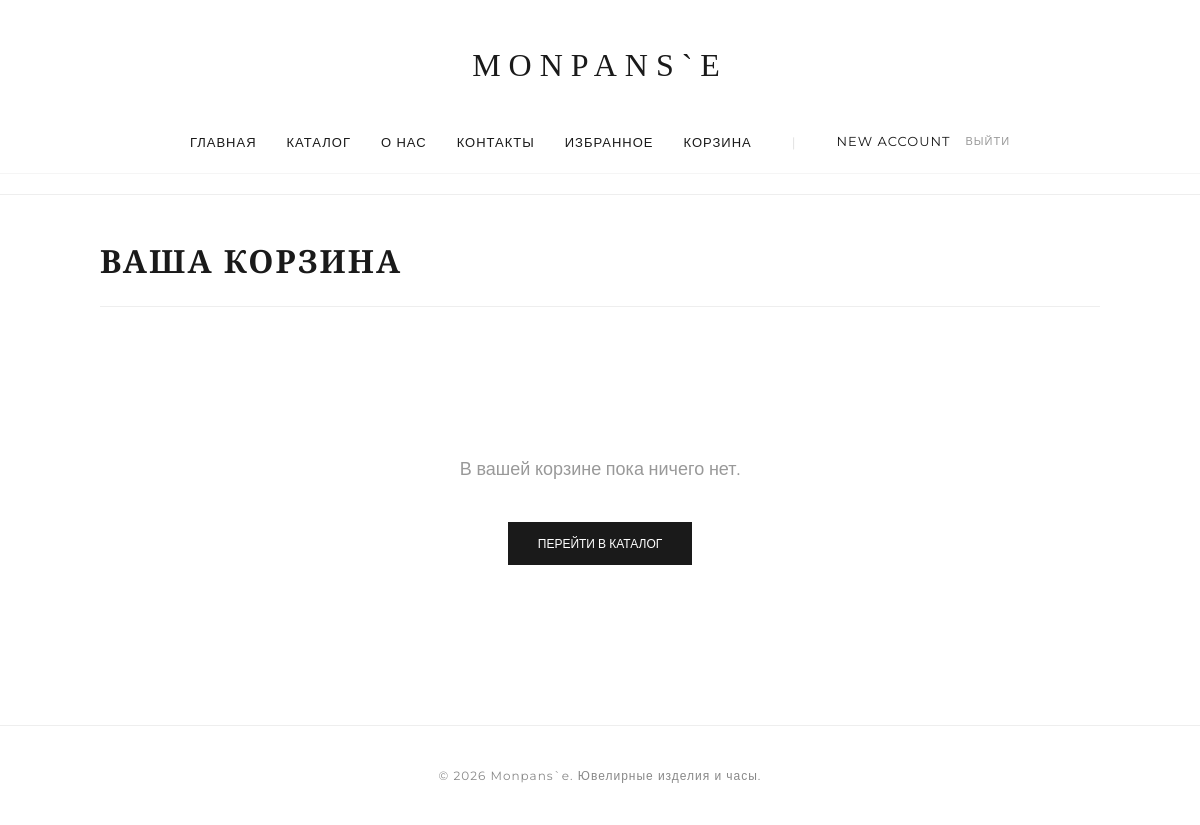
Page /cart/ (signed in) on the earlier database version.
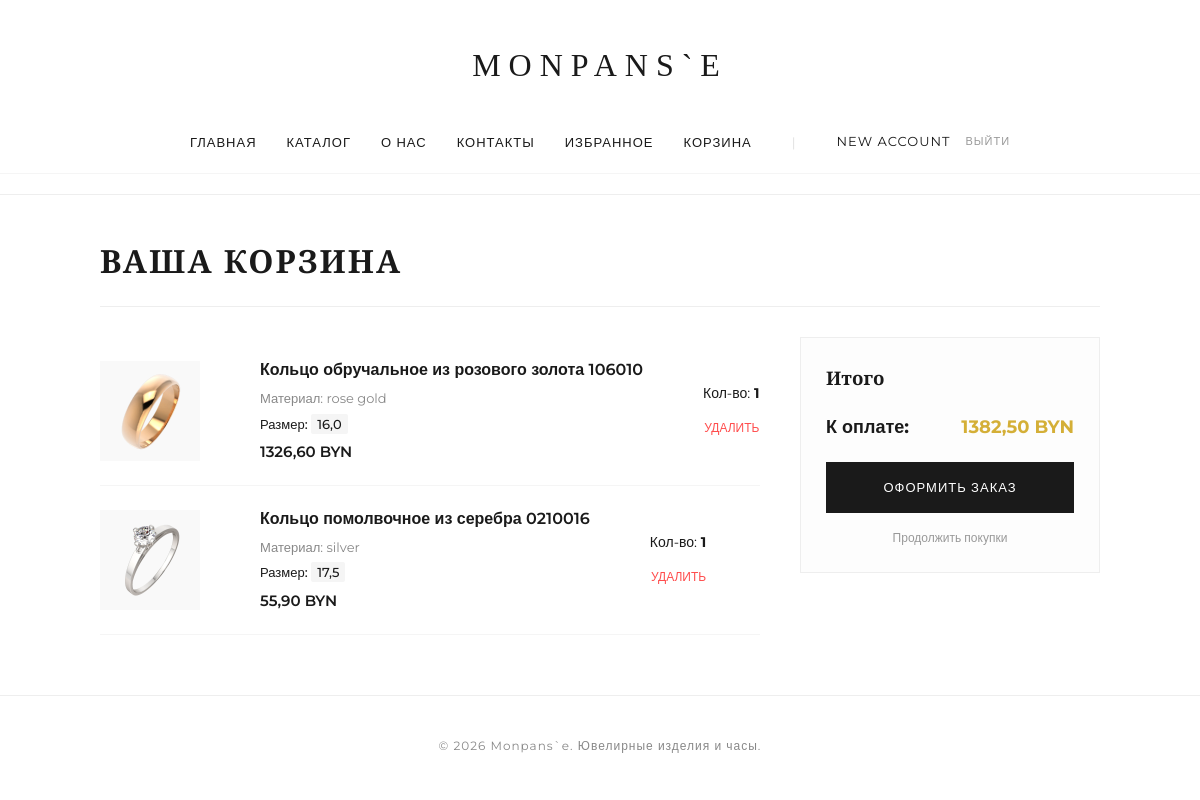
Same page on the later database version.
### shop/models.py (models this page shows, shortened)
class Profile(models.Model):
    user = models.OneToOneField(User, on_delete=models.CASCADE, related_name='profile', verbose_name="Профиль")
    phone = models.CharField(max_length=20, unique=True, null=True, blank=True, verbose_name="Номер телефона")
    full_name = models.CharField(max_length=255, blank=True, verbose_name="ФИО")
    address = models.TextField(blank=True, verbose_name="Адрес доставки по умолчанию")
    class Meta:
        verbose_name = "Профиль"
        verbose_name_plural = "Профили"

class Cart(models.Model):
    user = models.ForeignKey(User, on_delete=models.CASCADE, null=True, blank=True, related_name="carts", verbose_name="Корзина")
    session_key = models.CharField(max_length=40, null=True, blank=True, verbose_name="Ключ сессии")
    product = models.ForeignKey(Product, on_delete=models.CASCADE, verbose_name="Товар")
    variant = models.ForeignKey(ProductVariant, on_delete=models.SET_NULL, null=True, blank=True,verbose_name="Размер/Вариант")
    quantity = models.PositiveIntegerField(default=1, verbose_name="Количество")
    added_at = models.DateTimeField(auto_now_add=True)
    class Meta:
        verbose_name = "Корзина"
        verbose_name_plural = "Корзины"

class Product(models.Model):
    MATERIAL_CHOICES = [
        ('gold', 'Золото'),
        ('rose gold', 'Розовое золото'),
        ('white gold', 'Белое золото'),
        ('silver', 'Серебро'),
        ('platinum', 'Платина'),
    ]
    INSERT_CHOICES = [
        ('diamond', 'Бриллиант'),
        ('emerald', 'Изумруд'),
        ('pearl', 'Жемчуг'),
        ('none', 'Без вставки'),
    ]
    GENDER_CHOICES = [
        ('women', 'Женщинам'),
        ('men', 'Мужчинам'),
        ('unisex', 'Унисекс'),
    ]
    category = models.ForeignKey(Category, on_delete=models.CASCADE, related_name='products', verbose_name="Категория")
    title = models.CharField(max_length=255, verbose_name="Название изделия")
    description = models.TextField(verbose_name="Описание")
    base_price = models.DecimalField(max_digits=10, decimal_places=2, verbose_name="Базовая цена")
    material = models.CharField(max_length=30, choices=MATERIAL_CHOICES, blank=True, null=True, verbose_name="Материал")
    insertion = models.CharField(max_length=30, choices=INSERT_CHOICES, blank=True, null=True, verbose_name="Вставка")
    gender = models.CharField(max_length=10, choices=GENDER_CHOICES, default='women', verbose_name="Для кого")
    sample = models.IntegerField(verbose_name="Проба")
    image = models.ImageField(upload_to='products/', null=True, blank=True, verbose_name="Изображение")
    class Meta:
        verbose_name = "Изделие"
        verbose_name_plural = "Изделия"

class ProductVariant(models.Model):
    product = models.ForeignKey(Product, on_delete=models.CASCADE, related_name='variants', verbose_name="Изделие")
    size = models.DecimalField(max_digits=4, decimal_places=1, verbose_name="Размер", null=True)
    stock = models.PositiveIntegerField(default=0, verbose_name="Количество на складе")
    class Meta:
        verbose_name = "Вариант изделия"
        verbose_name_plural = "Варианты изделий (размеры)"

### shop/views.py (the view)
# urls.py: path('cart/', views.cart, name='cart'),
def cart(request):
    if request.user.is_authenticated:
        cart_items = Cart.objects.filter(user=request.user)
    else:
        session_id = request.session.session_key
        cart_items = Cart.objects.filter(session_key=session_id) if session_id else []
    total_price = sum(item.product.base_price * item.quantity for item in cart_items)
    return render(request, 'shop/cart.html', {
        'cart_items': cart_items,
        'total_price': total_price
    })

### shop/templates/shop/cart.html (shortened to what this page needs)
{% extends 'shop/base.html' %}
{% block content %}
<div style="max-width: 1000px; margin: 40px auto; padding: 0 20px;">
    <h1 style="font-family: 'Playfair Display', serif; font-size: 32px; margin-bottom: 30px; border-bottom: 1px solid #eee; padding-bottom: 20px;">
        Ваша корзина
    </h1>
    {% if cart_items %}
    <div style="display: grid; grid-template-columns: 1fr 300px; gap: 40px;">
        <div>
            {% for item in cart_items %}
            <div style="display: flex; gap: 60px; padding: 20px 0; border-bottom: 1px solid #f5f5f5; align-items: center;">
                <div style="width: 100px; height: 100px; background: #f9f9f9; display: flex; align-items: center; justify-content: center;">
                    {% if item.product.image %}
                    <img src="{{ item.product.image.url }}"
                         style="max-width: 100%; max-height: 100%; object-fit: contain;">
                    {% else %}
                    <span style="font-size: 10px; color: #ccc;">Monpans`e</span>
                    {% endif %}
                </div>
                <div>
                    <h3 style="font-size: 16px; font-weight: 600; margin: 0 0 5px 0;">{{ item.product.title }}</h3>
                    <p style="color: #888; font-size: 13px; margin: 0 0 5px 0;">Материал: {{ item.product.material }}</p>
                    {% if item.variant %}
                    <p style="color: #1a1a1a; font-size: 13px; margin: 0 0 5px 0; font-weight: 500;">
                        Размер: <span style="background: #f5f5f5; padding: 2px 6px; border-radius: 2px;">{{ item.variant.size }}</span>
                    </p>
                    {% endif %}
                    <span style="font-weight: 600; font-size: 15px; color: #1a1a1a;">{{ item.product.base_price }} BYN</span>
                </div>
                <div style="text-align: right;">
                    <div style="font-size: 14px; margin-bottom: 10px;">Кол-во: <strong>{{ item.quantity }}</strong>
                    </div>
                    <a href="{% url 'remove_from_cart' item.id %}"
                       style="color: #ff4d4d; font-size: 12px; text-decoration: none; text-transform: uppercase; border-bottom: 1px solid transparent;"
                       onmouseover="this.style.borderBottom='1px solid #ff4d4d'"
                       onmouseout="this.style.borderBottom='none'">
                        Удалить
                    </a>
                </div>
            </div>
            {% endfor %}
        </div>
        <aside>
            <div style="background: #fdfdfd; border: 1px solid #eee; padding: 25px; position: sticky; top: 20px;">
                <h3 style="font-family: 'Playfair Display', serif; margin-top: 0;">Итого</h3>
                <div style="display: flex; justify-content: space-between; margin: 20px 0; font-size: 18px; font-weight: bold;">
                    <span>К оплате:</span>
                    <span style="color: #d4af37;">{{ total_price }} BYN</span>
                </div>
                <a href="{% url 'checkout' %}"
                   style="display: block; width: 100%; padding: 15px 0; background: #1a1a1a; color: #fff; text-align: center; text-decoration: none; text-transform: uppercase; font-size: 13px; letter-spacing: 1px; transition: 0.3s;"
                   onmouseover="this.style.background='#333'" onmouseout="this.style.background='#1a1a1a'">
                    Оформить заказ
                </a>
                <a href="{% url 'catalog' %}"
                   style="display: block; text-align: center; margin-top: 15px; font-size: 12px; color: #999; text-decoration: none;">
                    Продолжить покупки
                </a>
            </div>
        </aside>
    </div>
    {% else %}
    <div style="text-align: center; padding: 100px 0;">
        <p style="color: #999; font-size: 18px;">В вашей корзине пока ничего нет.</p>
        <a href="{% url 'catalog' %}"
           style="display: inline-block; margin-top: 20px; padding: 12px 30px; background: #1a1a1a; color: #fff; text-decoration: none; text-transform: uppercase; font-size: 12px;">
            Перейти в каталог
        </a>
    </div>
    {% endif %}
</div>
{% endblock %}

### shop/templates/shop/base.html (shortened to what this page needs)
{% load static %}
<!DOCTYPE html>
<html lang="ru">
<head>
    <link rel="stylesheet" href="{% static 'shop/style.css' %}">
</head>
<body>
<header>
    <div class="logo" style="font-size: 32px; letter-spacing: 8px; text-align: center; padding: 20px 0;">
        <a href="/" style="text-decoration: none; color: inherit;">Monpans`e</a>
    </div>
    <nav class="nav-menu"
         style="display: flex; justify-content: center; gap: 30px; padding-bottom: 20px; border-bottom: 1px solid #f5f5f5; align-items: center;">
        <a href="/">Главная</a>
        <a href="/catalog/">Каталог</a>
        <a href="/about/">О нас</a>
        <a href="/contacts/">Контакты</a>
        <a href="/favorites/">Избранное</a>
        <a href="/cart/">Корзина</a>
        <span style="color: #ddd; margin: 0 10px;">|</span>
        {% if user.is_authenticated %}
        <div class="user-area" style="display: flex; align-items: center; gap: 15px;">
            <a href="{% url 'profile' %}"
               style="text-decoration: none; color: #1a1a1a; border-bottom: 1px solid transparent; transition: 0.3s;"
               onmouseover="this.style.borderColor='#1a1a1a'"
               onmouseout="this.style.borderColor='transparent'">
                {{ user.profile.full_name|default:user.username }}
            </a>
            <a href="{% url 'logout' %}"
               style="font-size: 11px; color: #999; text-transform: uppercase; letter-spacing: 1px;">Выйти</a>
        </div>
        {% else %}
        <a href="{% url 'login' %}" style="font-weight: 500;">Вход</a>
        {% endif %}
    </nav>
</header>
<main class="container">
    {% block content %}
    {% endblock %}
</main>
<footer style="margin-top: 60px; padding: 40px; border-top: 1px solid #eee; text-align: center; font-size: 12px; color: #888; letter-spacing: 1px;">
    &copy; 2026 Monpans`e. Ювелирные изделия и часы.
</footer>
</body>
</html>

### shop/static/shop/style.css (style rules this page uses)
:root { --gold: #d4af37; --dark: #1a1a1a; --light-grey: #f9f9f9; --border: #eeeeee; }
body { font-family: 'Montserrat', sans-serif; margin: 0; color: var(--dark); line-height: 1.6; }
h1, h2, .logo { font-family: 'Century Gothic', serif; text-transform: uppercase; letter-spacing: 2px; }
.container { max-width: 1200px; margin: 0 auto; padding: 0 20px; }
header { border-bottom: 1px solid var(--border); padding: 20px 0; text-align: center; }
.nav-menu { display: flex; justify-content: center; gap: 30px; margin-top: 20px; text-transform: uppercase; font-size: 13px; letter-spacing: 1px; }
.nav-menu a { text-decoration: none; color: var(--dark); transition: 0.3s; }

Differences in the rows shown:
added Cart: product.image (picture), product "Кольцо обручальное из розового золота 106010", product.material "rose gold", variant.size "16,0", product.base_price "1326,60", quantity "1"
added Cart: product.image (picture), product "Кольцо помолвочное из серебра 0210016", product.material "silver", variant.size "17,5", product.base_price "55,90", quantity "1"
Other differences:
{{ total_price }}: (not shown) → "1382,50"
text no longer shown: "В вашей корзине пока ничего нет. ПЕРЕЙТИ В КАТАЛОГ"
text now shown: "Итого К оплате: BYN ОФОРМИТЬ ЗАКАЗ Продолжить покупки"
